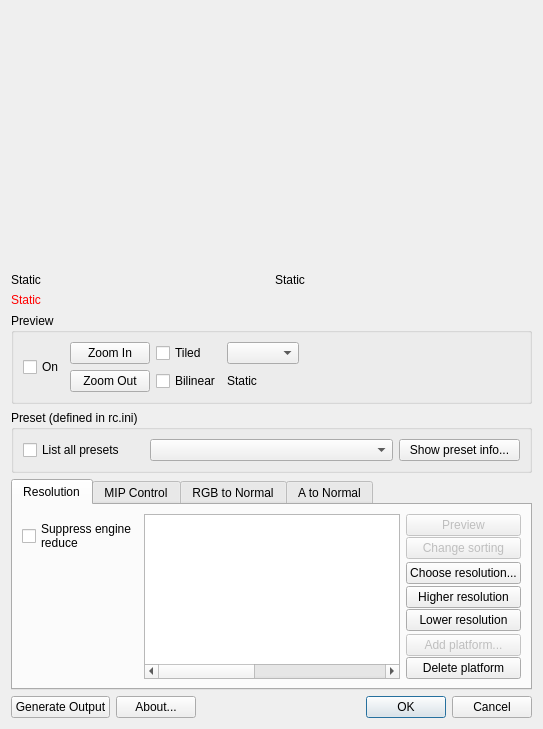
<?xml version="1.0" encoding="UTF-8"?>
<ui version="4.0">
 <class>ImageUserDialog</class>
 <widget class="QWidget" name="ImageUserDialog">
  <property name="geometry">
   <rect>
    <x>0</x>
    <y>0</y>
    <width>542</width>
    <height>720</height>
   </rect>
  </property>
  <layout class="QVBoxLayout" name="verticalLayout">
   <item>
    <layout class="QGridLayout" name="gridLayout_2" rowstretch="1,0">
     <item row="1" column="0">
      <widget class="QLabel" name="leftPreviewInfo">
       <property name="text">
        <string>Static</string>
       </property>
      </widget>
     </item>
     <item row="1" column="1">
      <widget class="QLabel" name="rightPreviewInfo">
       <property name="text">
        <string>Static</string>
       </property>
      </widget>
     </item>
     <item row="0" column="0" colspan="2">
      <widget class="QLabel" name="widget">
       <property name="minimumSize">
        <size>
         <width>521</width>
         <height>256</height>
        </size>
       </property>
       <property name="maximumSize">
        <size>
         <width>521</width>
         <height>256</height>
        </size>
       </property>
      </widget>
     </item>
    </layout>
   </item>
   <item>
    <widget class="QLabel" name="warningLine">
     <property name="palette">
      <palette>
       <active>
        <colorrole role="WindowText">
         <brush brushstyle="SolidPattern">
          <color alpha="255">
           <red>255</red>
           <green>0</green>
           <blue>0</blue>
          </color>
         </brush>
        </colorrole>
       </active>
       <inactive>
        <colorrole role="WindowText">
         <brush brushstyle="SolidPattern">
          <color alpha="255">
           <red>255</red>
           <green>0</green>
           <blue>0</blue>
          </color>
         </brush>
        </colorrole>
       </inactive>
       <disabled>
        <colorrole role="WindowText">
         <brush brushstyle="SolidPattern">
          <color alpha="255">
           <red>120</red>
           <green>120</green>
           <blue>120</blue>
          </color>
         </brush>
        </colorrole>
       </disabled>
      </palette>
     </property>
     <property name="text">
      <string>Static</string>
     </property>
    </widget>
   </item>
   <item>
    <widget class="QGroupBox" name="groupBox_2">
     <property name="title">
      <string>Preview</string>
     </property>
     <layout class="QGridLayout" name="gridLayout">
      <item row="0" column="1">
       <widget class="QPushButton" name="zoomIn">
        <property name="text">
         <string>Zoom In</string>
        </property>
       </widget>
      </item>
      <item row="0" column="2">
       <widget class="QCheckBox" name="previewTiled">
        <property name="text">
         <string>Tiled</string>
        </property>
       </widget>
      </item>
      <item row="1" column="1">
       <widget class="QPushButton" name="zoomOut">
        <property name="text">
         <string>Zoom Out</string>
        </property>
       </widget>
      </item>
      <item row="0" column="3">
       <widget class="QComboBox" name="previewMode"/>
      </item>
      <item row="1" column="2">
       <widget class="QCheckBox" name="previewFiltered">
        <property name="text">
         <string>Bilinear</string>
        </property>
       </widget>
      </item>
      <item row="0" column="0" rowspan="2">
       <widget class="QCheckBox" name="previewOn">
        <property name="text">
         <string>On</string>
        </property>
       </widget>
      </item>
      <item row="0" column="4">
       <spacer name="horizontalSpacer">
        <property name="orientation">
         <enum>Qt::Horizontal</enum>
        </property>
        <property name="sizeHint" stdset="0">
         <size>
          <width>235</width>
          <height>20</height>
         </size>
        </property>
       </spacer>
      </item>
      <item row="1" column="3" colspan="2">
       <widget class="QLabel" name="previewModeText">
        <property name="text">
         <string>Static</string>
        </property>
       </widget>
      </item>
     </layout>
    </widget>
   </item>
   <item>
    <widget class="QGroupBox" name="groupBox">
     <property name="title">
      <string>Preset (defined in rc.ini)</string>
     </property>
     <layout class="QHBoxLayout" name="horizontalLayout" stretch="1,2,1">
      <item>
       <widget class="QCheckBox" name="presetShowAll">
        <property name="text">
         <string>List all presets</string>
        </property>
       </widget>
      </item>
      <item>
       <widget class="QComboBox" name="templateCombo"/>
      </item>
      <item>
       <widget class="QPushButton" name="showPresetInfo">
        <property name="text">
         <string>Show preset info...</string>
        </property>
       </widget>
      </item>
     </layout>
    </widget>
   </item>
   <item>
    <widget class="QTabWidget" name="propTab">
     <property name="currentIndex">
      <number>0</number>
     </property>
     <widget class="QWidget" name="tabResolution">
      <attribute name="title">
       <string>Resolution</string>
      </attribute>
      <layout class="QGridLayout" name="gridLayout_3">
       <property name="verticalSpacing">
        <number>1</number>
       </property>
       <item row="0" column="2">
        <widget class="QPushButton" name="pushButton_7">
         <property name="enabled">
          <bool>false</bool>
         </property>
         <property name="text">
          <string>Preview</string>
         </property>
        </widget>
       </item>
       <item row="9" column="2">
        <widget class="QPushButton" name="resolutionDelPlatform">
         <property name="text">
          <string>Delete platform</string>
         </property>
        </widget>
       </item>
       <item row="3" column="2">
        <widget class="QPushButton" name="resolutionChoose">
         <property name="text">
          <string>Choose resolution...</string>
         </property>
        </widget>
       </item>
       <item row="8" column="2">
        <widget class="QPushButton" name="resolutionAddPlatform">
         <property name="enabled">
          <bool>false</bool>
         </property>
         <property name="text">
          <string>Add platform...</string>
         </property>
        </widget>
       </item>
       <item row="6" column="2">
        <widget class="QPushButton" name="resolutionLower">
         <property name="text">
          <string>Lower resolution</string>
         </property>
        </widget>
       </item>
       <item row="0" column="1" rowspan="10">
        <widget class="QTreeWidget" name="resolutionList">
         <property name="selectionMode">
          <enum>QAbstractItemView::ExtendedSelection</enum>
         </property>
         <property name="rootIsDecorated">
          <bool>false</bool>
         </property>
         <property name="columnCount">
          <number>6</number>
         </property>
         <attribute name="headerVisible">
          <bool>false</bool>
         </attribute>
         <column>
          <property name="text">
           <string/>
          </property>
         </column>
         <column>
          <property name="text">
           <string/>
          </property>
          <property name="textAlignment">
           <set>AlignTrailing|AlignVCenter</set>
          </property>
         </column>
         <column>
          <property name="text">
           <string/>
          </property>
         </column>
         <column>
          <property name="text">
           <string/>
          </property>
          <property name="textAlignment">
           <set>AlignTrailing|AlignVCenter</set>
          </property>
         </column>
         <column>
          <property name="text">
           <string/>
          </property>
          <property name="textAlignment">
           <set>AlignTrailing|AlignVCenter</set>
          </property>
         </column>
         <column>
          <property name="text">
           <string/>
          </property>
         </column>
        </widget>
       </item>
       <item row="0" column="0" rowspan="2">
        <widget class="QCheckBox" name="suppressEngineReduce">
         <property name="text">
          <string>Suppress engine
reduce</string>
         </property>
        </widget>
       </item>
       <item row="5" column="2">
        <widget class="QPushButton" name="resolutionHigher">
         <property name="text">
          <string>Higher resolution</string>
         </property>
        </widget>
       </item>
       <item row="7" column="2">
        <spacer name="verticalSpacer_2">
         <property name="orientation">
          <enum>Qt::Vertical</enum>
         </property>
         <property name="sizeHint" stdset="0">
          <size>
           <width>20</width>
           <height>40</height>
          </size>
         </property>
        </spacer>
       </item>
       <item row="1" column="2">
        <widget class="QPushButton" name="pushButton_6">
         <property name="enabled">
          <bool>false</bool>
         </property>
         <property name="text">
          <string>Change sorting</string>
         </property>
        </widget>
       </item>
       <item row="2" column="2">
        <spacer name="verticalSpacer">
         <property name="orientation">
          <enum>Qt::Vertical</enum>
         </property>
         <property name="sizeHint" stdset="0">
          <size>
           <width>20</width>
           <height>40</height>
          </size>
         </property>
        </spacer>
       </item>
       <item row="4" column="2">
        <spacer name="verticalSpacer_3">
         <property name="orientation">
          <enum>Qt::Vertical</enum>
         </property>
         <property name="sizeHint" stdset="0">
          <size>
           <width>20</width>
           <height>40</height>
          </size>
         </property>
        </spacer>
       </item>
      </layout>
     </widget>
     <widget class="QWidget" name="tab">
      <attribute name="title">
       <string>MIP Control</string>
      </attribute>
      <layout class="QHBoxLayout" name="horizontalLayout_4">
       <item>
        <layout class="QGridLayout" name="gridLayout_6" columnstretch="1,0,0">
         <item row="0" column="0">
          <layout class="QVBoxLayout" name="verticalLayout_4">
           <property name="spacing">
            <number>1</number>
           </property>
           <item>
            <widget class="QLabel" name="label_11">
             <property name="text">
              <string>Mip maps:</string>
             </property>
             <property name="buddy">
              <cstring>mipMaps</cstring>
             </property>
            </widget>
           </item>
           <item>
            <widget class="QComboBox" name="mipMaps"/>
           </item>
          </layout>
         </item>
         <item row="0" column="1" colspan="2">
          <widget class="QLabel" name="label_12">
           <property name="text">
            <string>AlphaTest adjustment:</string>
           </property>
           <property name="wordWrap">
            <bool>true</bool>
           </property>
          </widget>
         </item>
         <item row="1" column="0" colspan="2">
          <widget class="QCheckBox" name="maintainAlphaCoverage">
           <property name="text">
            <string>Maintain alphatest coverage</string>
           </property>
          </widget>
         </item>
         <item row="2" column="0" colspan="2">
          <layout class="QVBoxLayout" name="verticalLayout_3">
           <property name="spacing">
            <number>1</number>
           </property>
           <item>
            <widget class="QLabel" name="label_13">
             <property name="text">
              <string>Mip filter method:</string>
             </property>
             <property name="buddy">
              <cstring>mipMethod</cstring>
             </property>
            </widget>
           </item>
           <item>
            <widget class="QComboBox" name="mipMethod"/>
           </item>
           <item>
            <widget class="QComboBox" name="mipOp"/>
           </item>
           <item>
            <spacer name="verticalSpacer_6">
             <property name="orientation">
              <enum>Qt::Vertical</enum>
             </property>
             <property name="sizeHint" stdset="0">
              <size>
               <width>20</width>
               <height>40</height>
              </size>
             </property>
            </spacer>
           </item>
          </layout>
         </item>
        </layout>
       </item>
       <item>
        <layout class="QGridLayout" name="gridLayout_5">
         <property name="verticalSpacing">
          <number>1</number>
         </property>
         <item row="1" column="1">
          <widget class="QLineEdit" name="editMipAlpha1">
           <property name="maximumSize">
            <size>
             <width>40</width>
             <height>16777215</height>
            </size>
           </property>
          </widget>
         </item>
         <item row="6" column="0" colspan="2">
          <widget class="QLabel" name="label_10">
           <property name="text">
            <string>Filter scale</string>
           </property>
           <property name="buddy">
            <cstring>editMipBlur</cstring>
           </property>
          </widget>
         </item>
         <item row="4" column="1">
          <widget class="QLineEdit" name="editMipAlpha4">
           <property name="maximumSize">
            <size>
             <width>40</width>
             <height>16777215</height>
            </size>
           </property>
          </widget>
         </item>
         <item row="5" column="1">
          <widget class="QLineEdit" name="editMipAlpha5">
           <property name="maximumSize">
            <size>
             <width>40</width>
             <height>16777215</height>
            </size>
           </property>
          </widget>
         </item>
         <item row="2" column="1">
          <widget class="QLineEdit" name="editMipAlpha2">
           <property name="maximumSize">
            <size>
             <width>40</width>
             <height>16777215</height>
            </size>
           </property>
          </widget>
         </item>
         <item row="3" column="0">
          <widget class="QLabel" name="label_7">
           <property name="text">
            <string>Mip4</string>
           </property>
           <property name="buddy">
            <cstring>editMipAlpha3</cstring>
           </property>
          </widget>
         </item>
         <item row="5" column="0">
          <widget class="QLabel" name="label_9">
           <property name="text">
            <string>Mip6</string>
           </property>
           <property name="buddy">
            <cstring>editMipAlpha5</cstring>
           </property>
          </widget>
         </item>
         <item row="2" column="0">
          <widget class="QLabel" name="label_6">
           <property name="text">
            <string>Mip3</string>
           </property>
           <property name="buddy">
            <cstring>editMipAlpha2</cstring>
           </property>
          </widget>
         </item>
         <item row="4" column="0">
          <widget class="QLabel" name="label_8">
           <property name="text">
            <string>Mip5</string>
           </property>
           <property name="buddy">
            <cstring>editMipAlpha4</cstring>
           </property>
          </widget>
         </item>
         <item row="3" column="1">
          <widget class="QLineEdit" name="editMipAlpha3">
           <property name="maximumSize">
            <size>
             <width>40</width>
             <height>16777215</height>
            </size>
           </property>
          </widget>
         </item>
         <item row="1" column="0">
          <widget class="QLabel" name="label_5">
           <property name="text">
            <string>Mip2</string>
           </property>
           <property name="buddy">
            <cstring>editMipAlpha1</cstring>
           </property>
          </widget>
         </item>
         <item row="0" column="1">
          <widget class="QLineEdit" name="editMipAlpha0">
           <property name="maximumSize">
            <size>
             <width>40</width>
             <height>16777215</height>
            </size>
           </property>
          </widget>
         </item>
         <item row="0" column="0">
          <widget class="QLabel" name="label_4">
           <property name="text">
            <string>Mip1</string>
           </property>
           <property name="buddy">
            <cstring>editMipAlpha0</cstring>
           </property>
          </widget>
         </item>
         <item row="6" column="2">
          <widget class="QLineEdit" name="editMipBlur">
           <property name="maximumSize">
            <size>
             <width>40</width>
             <height>16777215</height>
            </size>
           </property>
          </widget>
         </item>
         <item row="6" column="3">
          <widget class="QSlider" name="sliderMipBlur">
           <property name="orientation">
            <enum>Qt::Horizontal</enum>
           </property>
          </widget>
         </item>
         <item row="5" column="2" colspan="2">
          <widget class="QSlider" name="sliderMipAlpha5">
           <property name="orientation">
            <enum>Qt::Horizontal</enum>
           </property>
          </widget>
         </item>
         <item row="4" column="2" colspan="2">
          <widget class="QSlider" name="sliderMipAlpha4">
           <property name="orientation">
            <enum>Qt::Horizontal</enum>
           </property>
          </widget>
         </item>
         <item row="3" column="2" colspan="2">
          <widget class="QSlider" name="sliderMipAlpha3">
           <property name="orientation">
            <enum>Qt::Horizontal</enum>
           </property>
          </widget>
         </item>
         <item row="2" column="2" colspan="2">
          <widget class="QSlider" name="sliderMipAlpha2">
           <property name="orientation">
            <enum>Qt::Horizontal</enum>
           </property>
          </widget>
         </item>
         <item row="1" column="2" colspan="2">
          <widget class="QSlider" name="sliderMipAlpha1">
           <property name="orientation">
            <enum>Qt::Horizontal</enum>
           </property>
          </widget>
         </item>
         <item row="0" column="2" colspan="2">
          <widget class="QSlider" name="sliderMipAlpha0">
           <property name="orientation">
            <enum>Qt::Horizontal</enum>
           </property>
          </widget>
         </item>
        </layout>
       </item>
      </layout>
     </widget>
     <widget class="QWidget" name="tab_2">
      <attribute name="title">
       <string>RGB to Normal</string>
      </attribute>
      <layout class="QGridLayout" name="gridLayout_9" rowstretch="0,0,1" columnstretch="1,2">
       <item row="0" column="0">
        <layout class="QVBoxLayout" name="verticalLayout_5">
         <item>
          <widget class="QLabel" name="label_16">
           <property name="text">
            <string>Filter type:</string>
           </property>
           <property name="buddy">
            <cstring>nmFilterType_Alpha</cstring>
           </property>
          </widget>
         </item>
         <item>
          <widget class="QComboBox" name="nmFilterType_RGB"/>
         </item>
         <item>
          <spacer name="verticalSpacer_7">
           <property name="orientation">
            <enum>Qt::Vertical</enum>
           </property>
           <property name="sizeHint" stdset="0">
            <size>
             <width>20</width>
             <height>40</height>
            </size>
           </property>
          </spacer>
         </item>
        </layout>
       </item>
       <item row="0" column="1">
        <layout class="QGridLayout" name="gridLayout_7" columnstretch="0,0,0,1">
         <item row="1" column="0" rowspan="2">
          <widget class="QLabel" name="label_14">
           <property name="text">
            <string>Blur:</string>
           </property>
           <property name="buddy">
            <cstring>editBumpBlur_Alpha</cstring>
           </property>
          </widget>
         </item>
         <item row="0" column="1">
          <widget class="QLineEdit" name="editBumpStrength_RGB">
           <property name="maximumSize">
            <size>
             <width>40</width>
             <height>16777215</height>
            </size>
           </property>
          </widget>
         </item>
         <item row="1" column="2" rowspan="2" colspan="2">
          <widget class="QSlider" name="nmSliderBumpBlur_RGB">
           <property name="orientation">
            <enum>Qt::Horizontal</enum>
           </property>
          </widget>
         </item>
         <item row="1" column="1" rowspan="2">
          <widget class="QLineEdit" name="editBumpBlur_RGB">
           <property name="maximumSize">
            <size>
             <width>40</width>
             <height>16777215</height>
            </size>
           </property>
          </widget>
         </item>
         <item row="3" column="2" colspan="2" alignment="Qt::AlignRight|Qt::AlignTop">
          <widget class="QCheckBox" name="nmBumpInvert_RGB">
           <property name="text">
            <string>Invert</string>
           </property>
          </widget>
         </item>
         <item row="0" column="0">
          <widget class="QLabel" name="label_15">
           <property name="text">
            <string>Strength:</string>
           </property>
           <property name="buddy">
            <cstring>editBumpStrength_Alpha</cstring>
           </property>
          </widget>
         </item>
         <item row="0" column="2" colspan="2">
          <widget class="QSlider" name="nmSliderBumpStrength_RGB">
           <property name="orientation">
            <enum>Qt::Horizontal</enum>
           </property>
          </widget>
         </item>
         <item row="3" column="1">
          <spacer name="verticalSpacer_10">
           <property name="orientation">
            <enum>Qt::Vertical</enum>
           </property>
           <property name="sizeHint" stdset="0">
            <size>
             <width>20</width>
             <height>40</height>
            </size>
           </property>
          </spacer>
         </item>
        </layout>
       </item>
       <item row="1" column="0" colspan="2">
        <layout class="QGridLayout" name="gridLayout_8" columnstretch="1,0">
         <item row="0" column="0" colspan="2">
          <widget class="QLabel" name="srfoAddBumpText0_RGB">
           <property name="text">
            <string>File Path (relative to the SRF file):</string>
           </property>
           <property name="buddy">
            <cstring>srfoAddBumpName_RGB</cstring>
           </property>
          </widget>
         </item>
         <item row="1" column="0">
          <widget class="QLineEdit" name="srfoAddBumpName_RGB"/>
         </item>
         <item row="1" column="1">
          <widget class="QToolButton" name="srfoAddBumpChoose_RGB">
           <property name="text">
            <string>...</string>
           </property>
          </widget>
         </item>
        </layout>
       </item>
       <item row="2" column="0">
        <spacer name="verticalSpacer_8">
         <property name="orientation">
          <enum>Qt::Vertical</enum>
         </property>
         <property name="sizeHint" stdset="0">
          <size>
           <width>20</width>
           <height>40</height>
          </size>
         </property>
        </spacer>
       </item>
      </layout>
     </widget>
     <widget class="QWidget" name="tab_3">
      <attribute name="title">
       <string>A to Normal</string>
      </attribute>
      <layout class="QGridLayout" name="gridLayout_11" rowstretch="0,0,1" columnstretch="1,2">
       <item row="0" column="0">
        <layout class="QVBoxLayout" name="verticalLayout_2">
         <item>
          <widget class="QLabel" name="label">
           <property name="text">
            <string>Filter type:</string>
           </property>
           <property name="buddy">
            <cstring>nmFilterType_Alpha</cstring>
           </property>
          </widget>
         </item>
         <item>
          <widget class="QComboBox" name="nmFilterType_Alpha"/>
         </item>
         <item>
          <spacer name="verticalSpacer_5">
           <property name="orientation">
            <enum>Qt::Vertical</enum>
           </property>
           <property name="sizeHint" stdset="0">
            <size>
             <width>20</width>
             <height>40</height>
            </size>
           </property>
          </spacer>
         </item>
        </layout>
       </item>
       <item row="0" column="1">
        <layout class="QGridLayout" name="gridLayout_4" columnstretch="0,0,0,1">
         <item row="1" column="0" rowspan="2">
          <widget class="QLabel" name="label_3">
           <property name="text">
            <string>Blur:</string>
           </property>
           <property name="buddy">
            <cstring>editBumpBlur_Alpha</cstring>
           </property>
          </widget>
         </item>
         <item row="0" column="1">
          <widget class="QLineEdit" name="editBumpStrength_Alpha">
           <property name="maximumSize">
            <size>
             <width>40</width>
             <height>16777215</height>
            </size>
           </property>
          </widget>
         </item>
         <item row="1" column="2" rowspan="2" colspan="2">
          <widget class="QSlider" name="nmSliderBumpBlur_Alpha">
           <property name="orientation">
            <enum>Qt::Horizontal</enum>
           </property>
          </widget>
         </item>
         <item row="1" column="1" rowspan="2">
          <widget class="QLineEdit" name="editBumpBlur_Alpha">
           <property name="maximumSize">
            <size>
             <width>40</width>
             <height>16777215</height>
            </size>
           </property>
          </widget>
         </item>
         <item row="3" column="2" colspan="2" alignment="Qt::AlignRight|Qt::AlignTop">
          <widget class="QCheckBox" name="nmBumpInvert_Alpha">
           <property name="text">
            <string>Invert</string>
           </property>
          </widget>
         </item>
         <item row="0" column="0">
          <widget class="QLabel" name="label_2">
           <property name="text">
            <string>Strength:</string>
           </property>
           <property name="buddy">
            <cstring>editBumpStrength_Alpha</cstring>
           </property>
          </widget>
         </item>
         <item row="0" column="2" colspan="2">
          <widget class="QSlider" name="nmSliderBumpStrength_Alpha">
           <property name="orientation">
            <enum>Qt::Horizontal</enum>
           </property>
          </widget>
         </item>
         <item row="3" column="1">
          <spacer name="verticalSpacer_9">
           <property name="orientation">
            <enum>Qt::Vertical</enum>
           </property>
           <property name="sizeHint" stdset="0">
            <size>
             <width>20</width>
             <height>40</height>
            </size>
           </property>
          </spacer>
         </item>
        </layout>
       </item>
       <item row="1" column="0" colspan="2">
        <layout class="QGridLayout" name="gridLayout_10" columnstretch="1,0">
         <item row="0" column="0" colspan="2">
          <widget class="QLabel" name="srfoAddBumpText0_Alpha">
           <property name="text">
            <string>File Path (relative to the SRF file):</string>
           </property>
           <property name="buddy">
            <cstring>srfoAddBumpName_Alpha</cstring>
           </property>
          </widget>
         </item>
         <item row="1" column="0">
          <widget class="QLineEdit" name="srfoAddBumpName_Alpha"/>
         </item>
         <item row="1" column="1">
          <widget class="QToolButton" name="srfoAddBumpChoose_Alpha">
           <property name="text">
            <string>...</string>
           </property>
          </widget>
         </item>
        </layout>
       </item>
       <item row="2" column="0">
        <spacer name="verticalSpacer_4">
         <property name="orientation">
          <enum>Qt::Vertical</enum>
         </property>
         <property name="sizeHint" stdset="0">
          <size>
           <width>20</width>
           <height>40</height>
          </size>
         </property>
        </spacer>
       </item>
      </layout>
     </widget>
    </widget>
   </item>
   <item>
    <layout class="QHBoxLayout" name="horizontalLayout_2">
     <item>
      <widget class="QPushButton" name="generateOutput">
       <property name="text">
        <string>Generate Output</string>
       </property>
      </widget>
     </item>
     <item>
      <widget class="QPushButton" name="about">
       <property name="text">
        <string>About...</string>
       </property>
      </widget>
     </item>
     <item>
      <widget class="QDialogButtonBox" name="buttonBox">
       <property name="orientation">
        <enum>Qt::Horizontal</enum>
       </property>
       <property name="standardButtons">
        <set>QDialogButtonBox::Cancel|QDialogButtonBox::Ok</set>
       </property>
      </widget>
     </item>
    </layout>
   </item>
  </layout>
 </widget>
 <tabstops>
  <tabstop>previewOn</tabstop>
  <tabstop>zoomIn</tabstop>
  <tabstop>zoomOut</tabstop>
  <tabstop>previewTiled</tabstop>
  <tabstop>previewFiltered</tabstop>
  <tabstop>previewMode</tabstop>
  <tabstop>presetShowAll</tabstop>
  <tabstop>templateCombo</tabstop>
  <tabstop>showPresetInfo</tabstop>
  <tabstop>propTab</tabstop>
  <tabstop>suppressEngineReduce</tabstop>
  <tabstop>resolutionList</tabstop>
  <tabstop>pushButton_7</tabstop>
  <tabstop>pushButton_6</tabstop>
  <tabstop>resolutionChoose</tabstop>
  <tabstop>resolutionHigher</tabstop>
  <tabstop>resolutionLower</tabstop>
  <tabstop>resolutionAddPlatform</tabstop>
  <tabstop>resolutionDelPlatform</tabstop>
  <tabstop>mipMaps</tabstop>
  <tabstop>maintainAlphaCoverage</tabstop>
  <tabstop>mipMethod</tabstop>
  <tabstop>mipOp</tabstop>
  <tabstop>editMipAlpha0</tabstop>
  <tabstop>sliderMipAlpha0</tabstop>
  <tabstop>editMipAlpha1</tabstop>
  <tabstop>sliderMipAlpha1</tabstop>
  <tabstop>editMipAlpha2</tabstop>
  <tabstop>sliderMipAlpha2</tabstop>
  <tabstop>editMipAlpha3</tabstop>
  <tabstop>sliderMipAlpha3</tabstop>
  <tabstop>editMipAlpha4</tabstop>
  <tabstop>sliderMipAlpha4</tabstop>
  <tabstop>editMipAlpha5</tabstop>
  <tabstop>sliderMipAlpha5</tabstop>
  <tabstop>editMipBlur</tabstop>
  <tabstop>sliderMipBlur</tabstop>
  <tabstop>nmFilterType_RGB</tabstop>
  <tabstop>editBumpStrength_RGB</tabstop>
  <tabstop>nmSliderBumpStrength_RGB</tabstop>
  <tabstop>editBumpBlur_RGB</tabstop>
  <tabstop>nmSliderBumpBlur_RGB</tabstop>
  <tabstop>nmBumpInvert_RGB</tabstop>
  <tabstop>srfoAddBumpName_RGB</tabstop>
  <tabstop>srfoAddBumpChoose_RGB</tabstop>
  <tabstop>nmFilterType_Alpha</tabstop>
  <tabstop>editBumpStrength_Alpha</tabstop>
  <tabstop>nmSliderBumpStrength_Alpha</tabstop>
  <tabstop>editBumpBlur_Alpha</tabstop>
  <tabstop>nmSliderBumpBlur_Alpha</tabstop>
  <tabstop>nmBumpInvert_Alpha</tabstop>
  <tabstop>srfoAddBumpName_Alpha</tabstop>
  <tabstop>srfoAddBumpChoose_Alpha</tabstop>
  <tabstop>generateOutput</tabstop>
  <tabstop>about</tabstop>
 </tabstops>
 <resources>
  <include location="ResourceCompilerImage.qrc"/>
 </resources>
 <connections/>
</ui>
